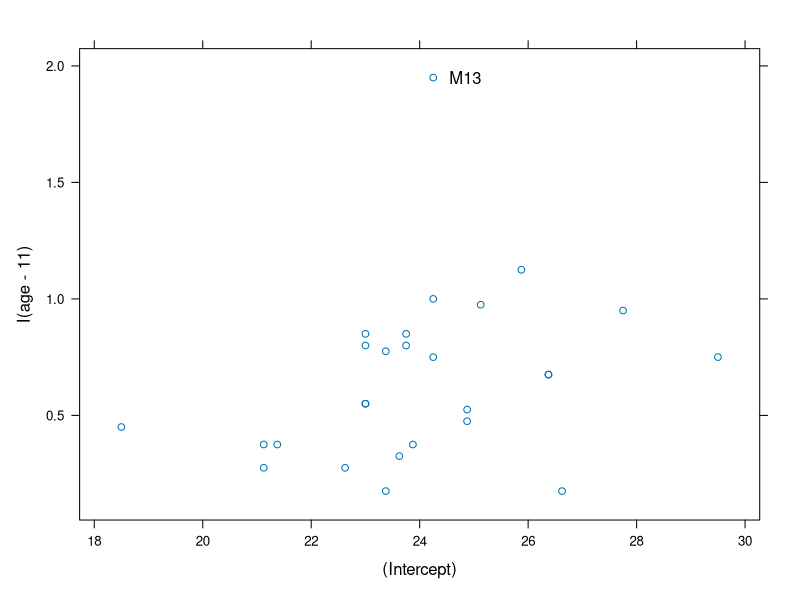
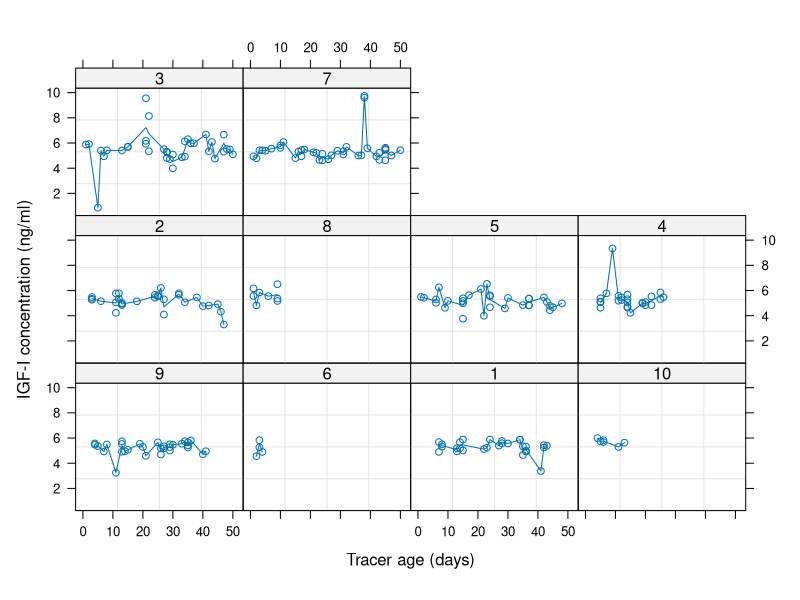

These charts were generated, in order, by the following R code:
## ---- chunk 1
library(nlme)
# centering x to remove the correlation between intercept and slope
orth.list <- lmList( distance ~ I(age-11) | Subject, data = Orthodont)
# 1-id/2: significance level to identify the outlier
pairs(orth.list, id = 0.01, adj = -0.5)
## ---- chunk 2
orth.lme <- lme(distance ~ I(age-11), Orthodont, ~I(age-11) | Subject)
summary(orth.lme)
## ---- chunk 3
head(fitted(orth.lme, level = 0:1), 4)
## ---- chunk 4
coef(orth.lme,level=1)[rownames(coef(orth.lme,level=1)) == "M01",]
## ---- chunk 5
random.effects(orth.lme)[rownames(coef(orth.lme,level=1)) == "M01",]
## ---- chunk 6
orth.lme.gender <- update(orth.lme, fixed = distance ~ I(age-11) * Sex)
summary(orth.lme.gender)
## ---- chunk 7
fitted(orth.lme.gender, level = 0:1)
## ---- chunk 8
orth.lm.gender <- lm( distance ~ Sex * I(age - 11), Orthodont)
summary(orth.lm.gender)
## ---- chunk 9
anova(orth.lme.gender, orth.lm.gender)
## ---- chunk 10
library(kableExtra)
knitr::kable(t(IGF)) %>% kable_styling("striped")  
## ---- chunk 11
plot(IGF)
## ---- chunk 12
IGF.lmod <- lm(conc ~ age, data=IGF)
summary(IGF.lmod)
## ---- chunk 13
IGF.lme.general <- lme(conc~age, data=IGF, random=list(Lot=pdSymm(~age)))
# Note lme(conc~age, data=IGF, random= ~ age | Lot) fails <https://stackoverflow.com/questions/7923387/error-with-nlme>
summary(IGF.lme.general)
## ---- chunk 14
IGF.lme.diag <- lme(conc~age, data=IGF, random=list(Lot=pdDiag(~age)))
summary(IGF.lme.diag)
